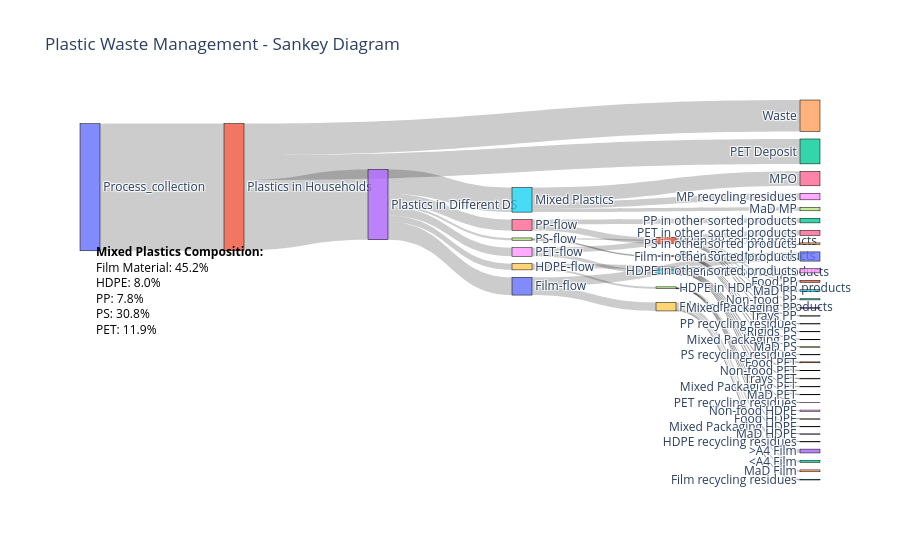

The cell this chart's notebook holds for it:
### Markdown cell above
## From script magir_kam_2

### Code cell
excel_file_path = r'C:\Users\Master.WR\OneDrive - stud.tu-darmstadt.de\Documents\Fraunhofer\combined_summary_full.xlsx' 

# Load the Excel file
df = pd.read_excel(excel_file_path)
df = df.fillna(method='ffill')
# Extract values from the first row (row index 0)
node_label_1 = df.iloc[0, 0]  # Value at position (0,0)
node_label_2 = df.iloc[0, 1]  # Value at position (0,1)
link_value   = df.iloc[0, 2]  # Value at position (0,2)

# Create the nodes part:
nodes = [
    {'label': node_label_1},
    {'label': node_label_2}
]

# Create the link part:
links = [
    {
        'source': node_label_1,
        'target': node_label_2,
        'value': link_value
    }
]

df = df.drop(columns=['Process Name', 'Input Material Amount'])

node_labels = {node_label_1, node_label_2}

for idx, row in df.iterrows():
    src = row[0]  # first column as source
    tgt = row[1]  # second column as target
    val = row[2]  # third column as link value

    # Check and add the source node if not already present
    if src not in node_labels:
        nodes.append({'label': src})
        node_labels.add(src)

    # Check and add the target node if not already present
    if tgt not in node_labels:
        nodes.append({'label': tgt})
        node_labels.add(tgt)

    # Append the link from source to target with the given value
    links.append({
        'source': src,
        'target': tgt,
        'value': val
    })

# Add "Mixed Plastics" node if not present
if "Mixed Plastics" not in node_labels:
    nodes.append({'label': "Mixed Plastics"})
    node_labels.add("Mixed Plastics")

# Prepare Data for Plotly Sankey
node_labels = [node['label'] for node in nodes]  # List of node labels
label_to_index = {label: idx for idx, label in enumerate(node_labels)}  # Map labels to indices

# Convert link information to use node indices rather than labels
source_indices = [label_to_index[link['source']] for link in links]
target_indices = [label_to_index[link['target']] for link in links]
values = [link['value'] for link in links]

# Create the Sankey Diagram with Plotly
fig = go.Figure(data=[go.Sankey(
    arrangement="freeform",
    node=dict(
        pad=15,
        thickness=20,
        line=dict(color="black", width=0.5),
        label=node_labels,
    ),
    link=dict(
        source=source_indices,
        target=target_indices,
        value=values,
    )
)])

# Add annotations for the material composition of "Mixed Plastics"
annotations = [
    dict(
        x=0.25,  # Adjust x-position near "Mixed Plastics"
        y=0.5,   # Adjust y-position
        text="<b>Mixed Plastics Composition:</b><br>"
             "Film Material: 45.2%<br>"
             "HDPE: 8.0%<br>"
             "PP: 7.8%<br>"
             "PS: 30.8%<br>"
             "PET: 11.9%",
        showarrow=False,
        font=dict(size=12, color="black"),
        align="left",
        xanchor="right"
    )
]

# Add annotations to the layout
fig.update_layout(
    title_text="Plastic Waste Management - Sankey Diagram",
    font_size=12,
    annotations=annotations
)

# Display the Sankey diagram
fig.show()

### Figure 1 — Plotly figure (JSON) as saved in the notebook; plotly's stock layout.template omitted (floating-point values rounded to 4 significant figures)
{"data": [{"arrangement": "freeform", "link": {"source": [0, 1, 1, 1, 3, 3, 3, 3, 3, 3, 6, 6, 7, 7, 8, 8, 9, 9, 10, 10, 11, 11, 11, 11, 11, 11, 13, 13, 13, 13, 15, 15, 15, 15, 15, 15, 17, 17, 17, 17, 17, 19, 19, 19, 19, 5, 5, 5], "target": [1, 2, 3, 4, 5, 6, 7, 8, 9, 10, 11, 12, 13, 14, 15, 16, 17, 18, 19, 20, 21, 22, 23, 24, 25, 26, 27, 28, 29, 30, 31, 32, 33, 34, 35, 36, 37, 38, 39, 40, 41, 42, 43, 44, 45, 46, 47, 48], "value": [2170.0, 425, 1199.0, 538.1, 419, 186.2, 38.9, 147, 104.9, 302.7, 106.9, 79.3, 13, 26, 59.5, 87.5, 30.4, 74.6, 145.7, 157, 33.4, 19.6, 15, 6.5, 26.2, 6.1, 8.7, 0.5, 2.8, 1, 15.4, 8.9, 8.3, 12.2, 8.2, 6.5, 2.4, 21, 0.3, 2.7, 3.9, 34.8, 65.5, 32.2, 13.2, 247.2, 60, 111.9]}, "node": {"label": ["Process_collection", "Plastics in Households", "PET Deposit", "Plastics in Different DS", "Waste", "Mixed Plastics", "PP-flow", "PS-flow", "PET-flow", "HDPE-flow", "Film-flow", "PP in PP sorted products", "PP in other sorted products", "PS in PS sorted products", "PS in other sorted products", "PET in PET sorted products", "PET in other sorted products", "HDPE in HDPE sorted products", "HDPE in other sorted products", "Film in film sorted products", "Film in other sorted products", "Food PP", "Non-food PP", "Mixed Packaging PP", "Trays PP", "MaD PP", "PP recycling residues", "Rigids PS", "Mixed Packaging PS", "MaD PS", "PS recycling residues", "Food PET", "Non-food PET", "Mixed Packaging PET", "Trays PET", "MaD PET", "PET recycling residues", "Food HDPE", "Non-food HDPE", "Mixed Packaging HDPE", "MaD HDPE", "HDPE recycling residues", "<A4 Film", ">A4 Film", "MaD Film", "Film recycling residues", "MPO", "MaD MP", "MP recycling residues"], "line": {"color": "black", "width": 0.5}, "pad": 15, "thickness": 20}, "type": "sankey"}], "layout": {"annotations": [{"align": "left", "font": {"color": "black", "size": 12}, "showarrow": false, "text": "<b>Mixed Plastics Composition:</b><br>Film Material: 45.2%<br>HDPE: 8.0%<br>PP: 7.8%<br>PS: 30.8%<br>PET: 11.9%", "x": 0.25, "xanchor": "right", "y": 0.5}], "font": {"size": 12}, "title": {"text": "Plastic Waste Management - Sankey Diagram"}}}
